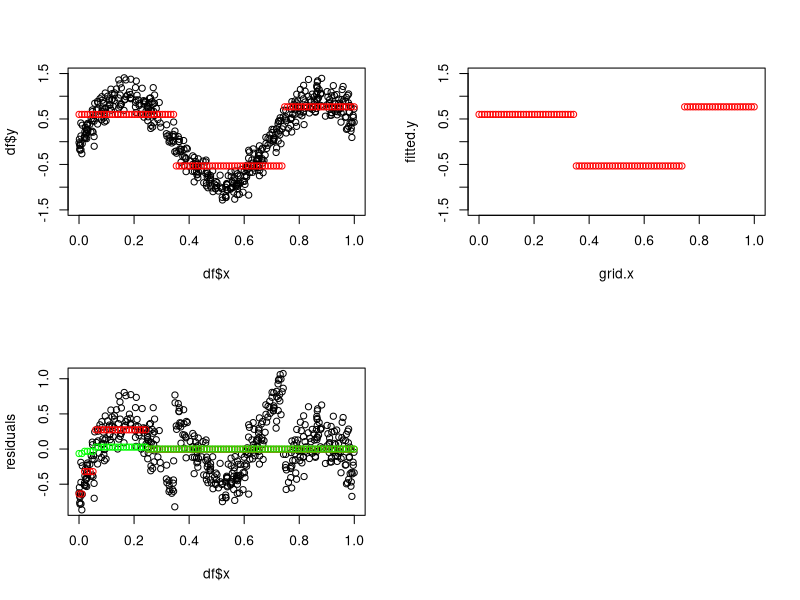
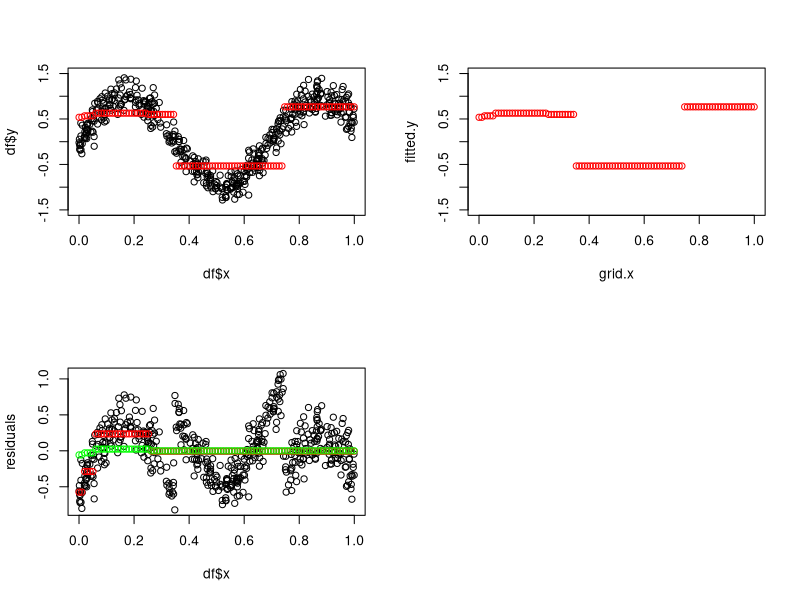
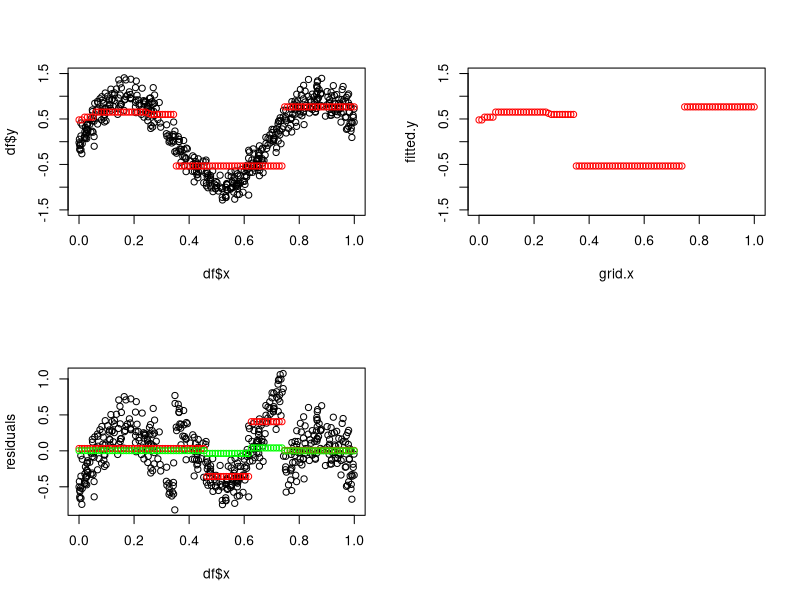
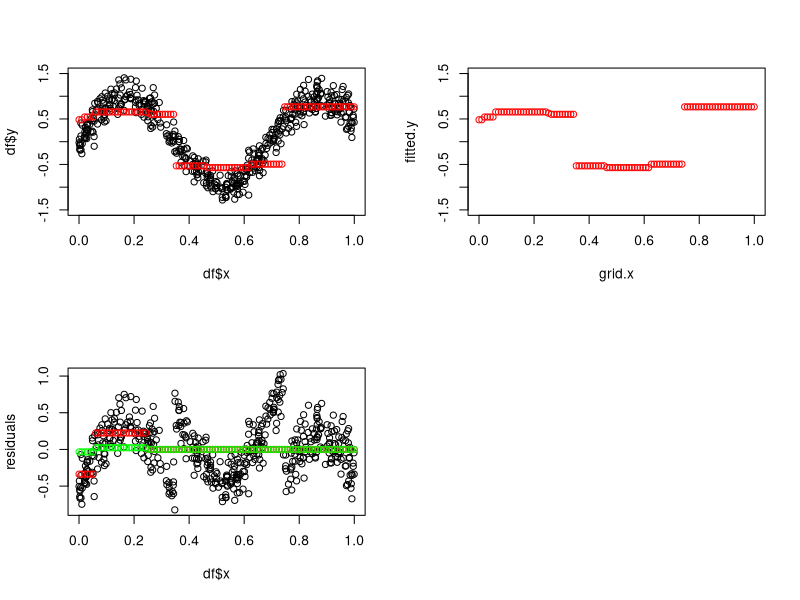
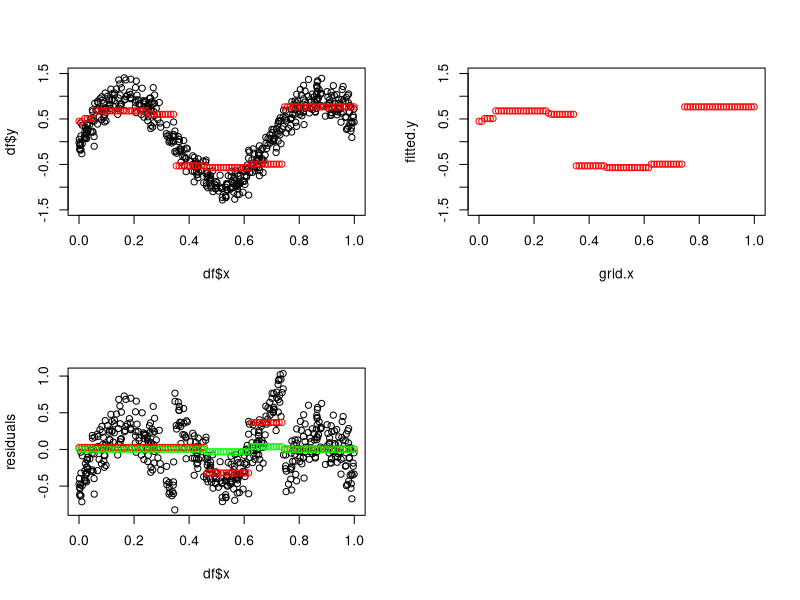
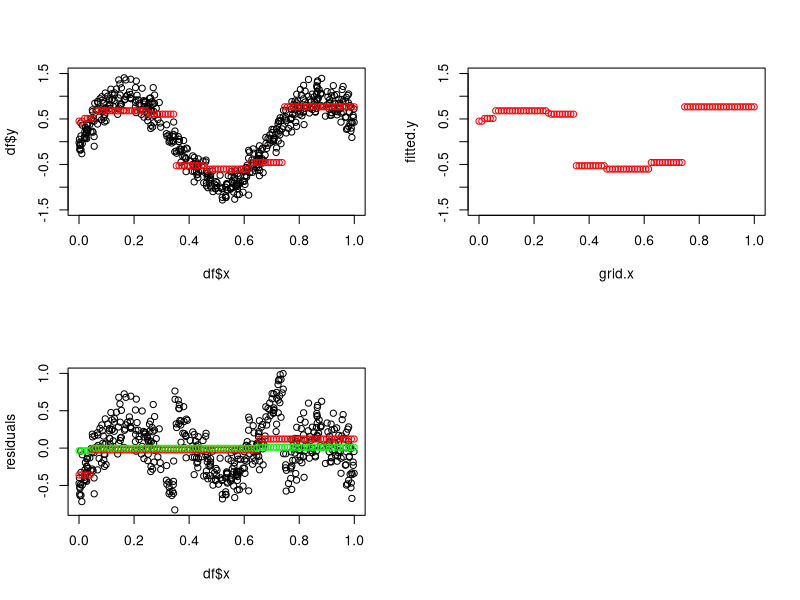
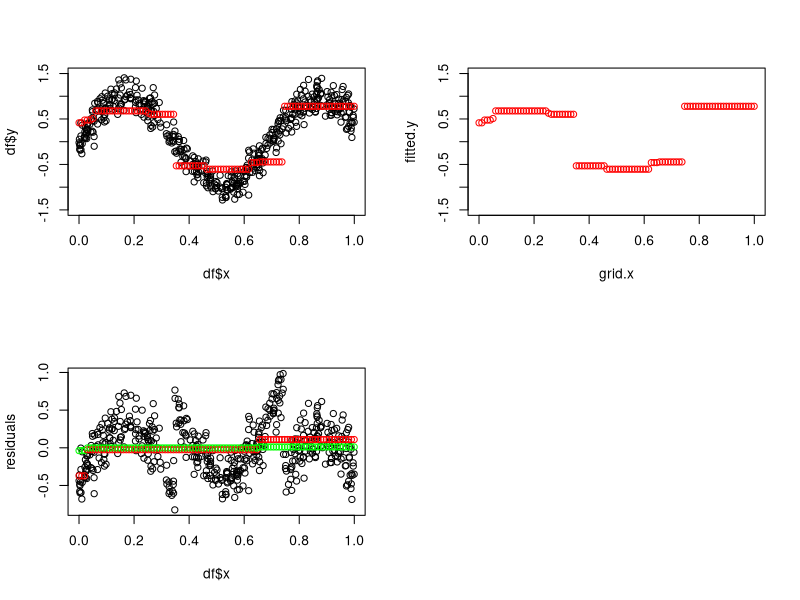
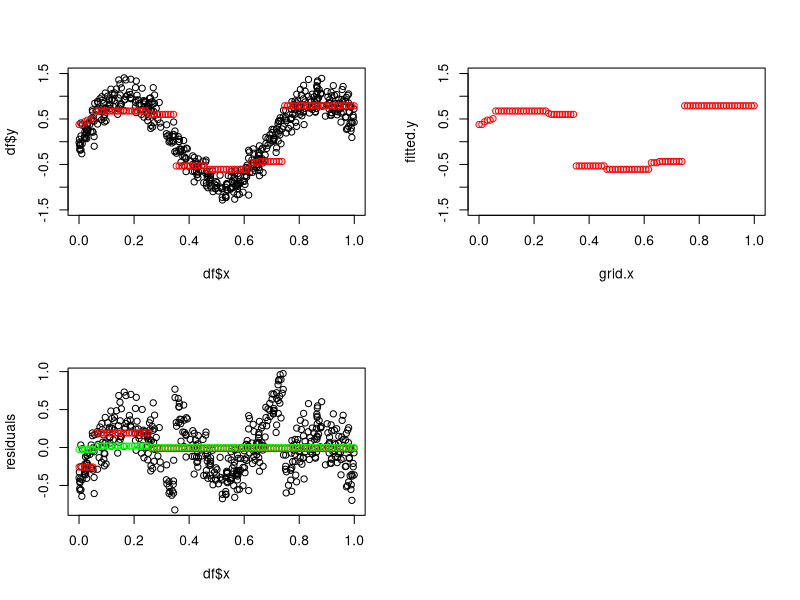

R code for these plots, in order:

library(rpart)

n = 500
x = runif(n)
y = sin(9*x) + rnorm(n, 0, 0.2)
df = data.frame(x=x, y=y)

myPredict = function(x, y, new.x) {
  y[which.min(sapply(x, function(z) sqrt(sum((z - new.x) ^ 2))))]
}

MAX_DEPTH = 2
NUM_GRID = 100  # number of points on which we evaluate the fit
MAX_B = 200
lambda = 0.1

residuals = rep(0, n)
range.x = range(x)
grid.x = seq(range.x[1], range.x[2], length.out = NUM_GRID)
fitted.y = rep(0, NUM_GRID)

predictor = list()
par( mfrow = c( 2, 2 ) )

tmp.tr = rpart(y~x, df, control=rpart.control(maxdepth = MAX_DEPTH))
for (i in 1:NUM_GRID) {
  py = predict(tmp.tr, data.frame(x=grid.x[i]))
  fitted.y[i] = fitted.y[i] + py
}

for (i in 1:n) {
  residuals[i] = df$y[i] - myPredict(grid.x, fitted.y, df$x[i])
}

for (B in seq(1, MAX_B-1)) {
  if (B %% 5 == 0) print(paste("Iteration ==> ", B, sep=""))
  # plot points and current fit  
  plot(df$x, df$y, ylim=c(-1.5,1.5))
  points(grid.x, fitted.y, cex=1, col="red")

  # plot the current fit 
  plot(grid.x, fitted.y, cex=1, col="red", ylim=c(-1.5,1.5))
  
  # plot residuals
  plot(df$x, residuals, col="black")
  
  # fit residuals
  tmp.tr = rpart(res~x, data.frame(res=residuals, x=df$x), control=rpart.control(maxdepth = MAX_DEPTH))
  # plot fit and crushed fit
  for (cx in grid.x) {
    py = predict(tmp.tr, data.frame(x=cx))
    points(cx, py, col="red")
    points(cx, lambda * py, col="green")
  }
  
  # update fit
  for (i in 1:NUM_GRID) {
    py = predict(tmp.tr, data.frame(x=grid.x[i]))
    fitted.y[i] = fitted.y[i] + lambda * py
  }
  
  # update residuals
  for (i in 1:n) {
    residuals[i] = df$y[i] - myPredict(grid.x, fitted.y, df$x[i])
  }
  
  # skip plot
  plot.new()
}
